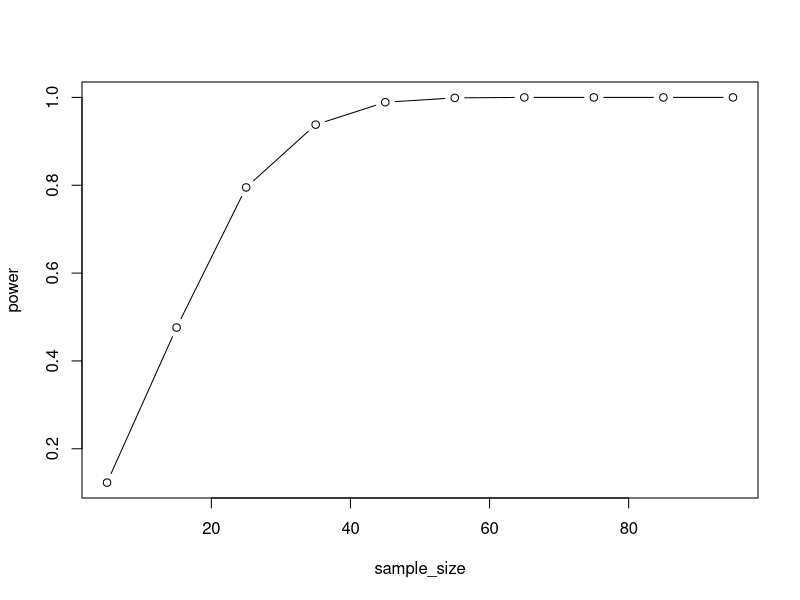
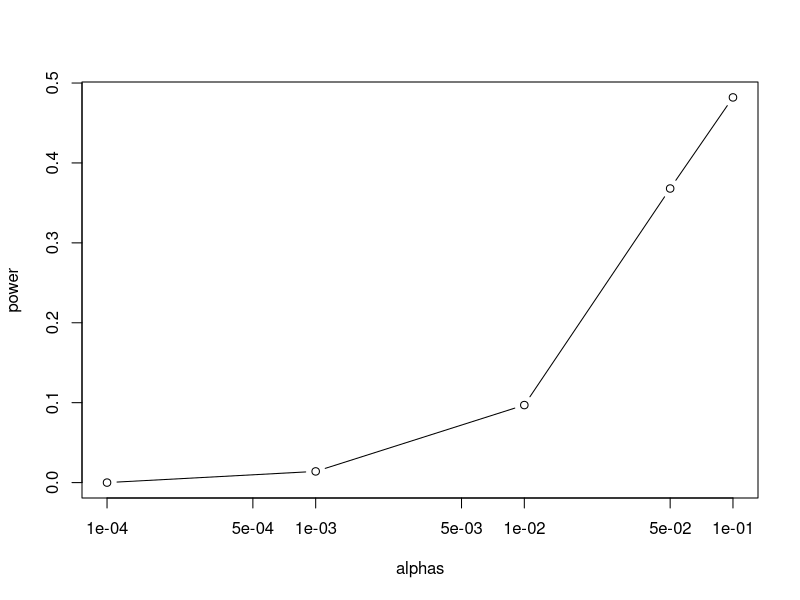
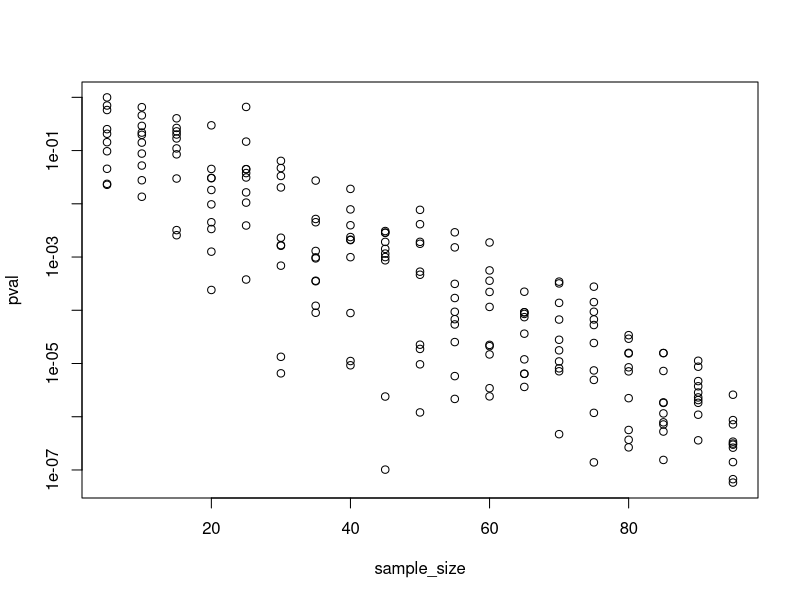

Write the R code that produced these figures, in order.
## ---- chunk 1
knitr::opts_chunk$set(echo = TRUE)
## ---- chunk 2
set.seed(1)
control_population <- rnorm(100,20,3) # mean=20, sd=3
experiment_population <- rnorm(100,23,4)
## ---- chunk 3
reject <- function(n,alpha=0.05){
        control_sample <- sample(control_population,n)
        experiment_sample <- sample(experiment_population,n)
        pval <- t.test(control_sample,experiment_sample)$p.value
        pval < alpha # TRUE means that we reject the null hypothesis
}
sample_size <- 10
set.seed(1)
rejections <- replicate(1000,reject(sample_size))
mean(rejections)
## ---- chunk 4
sample_size <- seq(5,100,10)
power <- sapply(sample_size,function(i){
        rejections <- replicate(1000,reject(i))
        mean(rejections)
})
plot(sample_size,power,type="b")
## ---- chunk 5
alphas <- c(0.0001,0.001,0.01,0.05,0.1)
sample_size <- 10
power <- sapply(alphas,function(alpha){
        rejections <- replicate(1000,reject(sample_size,alpha))
        mean(rejections)
})
plot(alphas,power,log="x",type="b")
## ---- chunk 6
set.seed(1)
sample_size <- 10
#  increase difference of mean of two groups
control_population <- rnorm(100,20,3) 
experiment_population <- rnorm(100,26,4)
rejections <- replicate(1000,reject(sample_size))
mean(rejections)
## ---- chunk 7
#  increase variance of two groups
set.seed(1)
control_population <- rnorm(100,20,4) 
experiment_population <- rnorm(100,23,5)
rejections <- replicate(1000,reject(sample_size))
mean(rejections)
## ---- chunk 8
set.seed(1)
control_population <- rnorm(100,20,3) #mean=20, sd=3
experiment_population <- rnorm(100,23,4) #mean=23,sd=4, null hypothesis is false
sample_size <- rep(seq(5,95,5),each=10)
pval <- sapply(sample_size,function(size){
  control_sample <- sample(control_population,size)
  experiment_sample <- sample(experiment_population,size)
  t.test(control_sample,experiment_sample)$p.value
})
plot(sample_size,pval,log="y")
